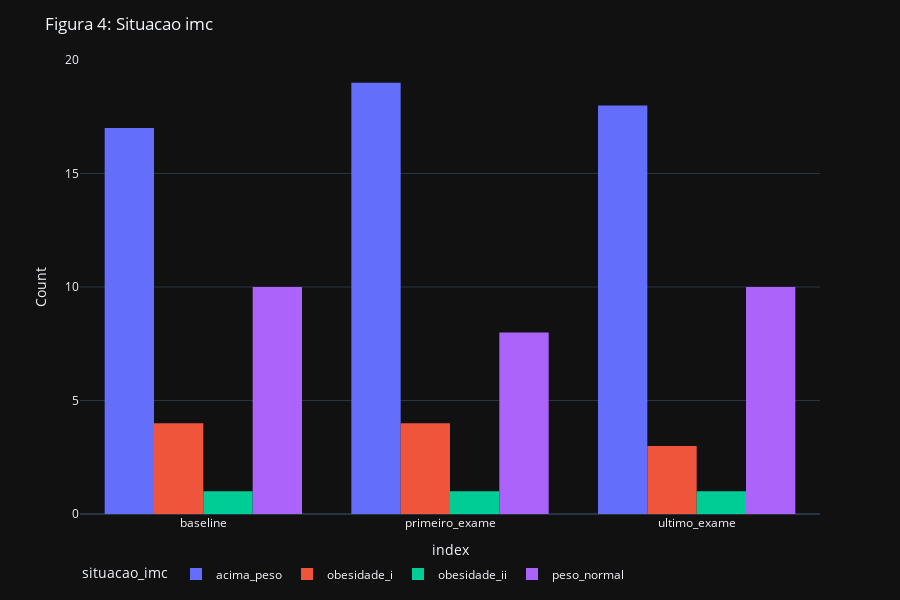

This figure's notebook cell:
### Code cell
pd.options.plotting.backend = "plotly"
fig = pd.concat([df_baseline.groupby("situacao_imc")[["situacao_imc"]].count(),
                 df_primeiro_exame.groupby("situacao_imc")[["situacao_imc"]].count(),
                 df_ultimo_exame.groupby("situacao_imc")[["situacao_imc"]].count()],axis=1)

fig.columns = ["baseline","primeiro_exame","ultimo_exame"]
# print(fig)
fig = fig.T
fig = px.histogram(fig, x=fig.index, y=fig.columns, barmode='group',
            #  color='smoker', barmode='group',
             height=400)

fig.update_layout(
    title = "Figura 4: Situacao imc ",
    dragmode="zoom",
    hovermode="x",
    legend=dict(orientation="h"),
    height=600,
    # legend = dict(traceorder="reversed"),
    template = "plotly_dark",
)

# fig.update_xaxes(title = "grupo_idade")
fig.update_yaxes(title_text="Count")

fig.show()
fig.write_image("../reports/figures/Situacao_imc.png")

### Figure 1 — Plotly figure (JSON) as saved in the notebook; plotly's stock layout.template omitted (floating-point values rounded to 4 significant figures)
{"data": [{"alignmentgroup": "True", "bingroup": "x", "histfunc": "sum", "hovertemplate": "situacao_imc=acima_peso<br>index=%{x}<br>sum of value=%{y}<extra></extra>", "legendgroup": "acima_peso", "marker": {"color": "#636efa", "pattern": {"shape": ""}}, "name": "acima_peso", "offsetgroup": "acima_peso", "orientation": "v", "showlegend": true, "type": "histogram", "x": ["baseline", "primeiro_exame", "ultimo_exame"], "xaxis": "x", "y": [17, 19, 18], "yaxis": "y"}, {"alignmentgroup": "True", "bingroup": "x", "histfunc": "sum", "hovertemplate": "situacao_imc=obesidade_i<br>index=%{x}<br>sum of value=%{y}<extra></extra>", "legendgroup": "obesidade_i", "marker": {"color": "#EF553B", "pattern": {"shape": ""}}, "name": "obesidade_i", "offsetgroup": "obesidade_i", "orientation": "v", "showlegend": true, "type": "histogram", "x": ["baseline", "primeiro_exame", "ultimo_exame"], "xaxis": "x", "y": [4, 4, 3], "yaxis": "y"}, {"alignmentgroup": "True", "bingroup": "x", "histfunc": "sum", "hovertemplate": "situacao_imc=obesidade_ii<br>index=%{x}<br>sum of value=%{y}<extra></extra>", "legendgroup": "obesidade_ii", "marker": {"color": "#00cc96", "pattern": {"shape": ""}}, "name": "obesidade_ii", "offsetgroup": "obesidade_ii", "orientation": "v", "showlegend": true, "type": "histogram", "x": ["baseline", "primeiro_exame", "ultimo_exame"], "xaxis": "x", "y": [1, 1, 1], "yaxis": "y"}, {"alignmentgroup": "True", "bingroup": "x", "histfunc": "sum", "hovertemplate": "situacao_imc=peso_normal<br>index=%{x}<br>sum of value=%{y}<extra></extra>", "legendgroup": "peso_normal", "marker": {"color": "#ab63fa", "pattern": {"shape": ""}}, "name": "peso_normal", "offsetgroup": "peso_normal", "orientation": "v", "showlegend": true, "type": "histogram", "x": ["baseline", "primeiro_exame", "ultimo_exame"], "xaxis": "x", "y": [10, 8, 10], "yaxis": "y"}], "layout": {"barmode": "group", "dragmode": "zoom", "height": 600, "hovermode": "x", "legend": {"orientation": "h", "title": {"text": "situacao_imc"}, "tracegroupgap": 0}, "margin": {"t": 60}, "title": {"text": "Figura 4: Situacao imc "}, "xaxis": {"anchor": "y", "domain": [0, 1], "title": {"text": "index"}}, "yaxis": {"anchor": "x", "domain": [0, 1], "title": {"text": "Count"}}}}
